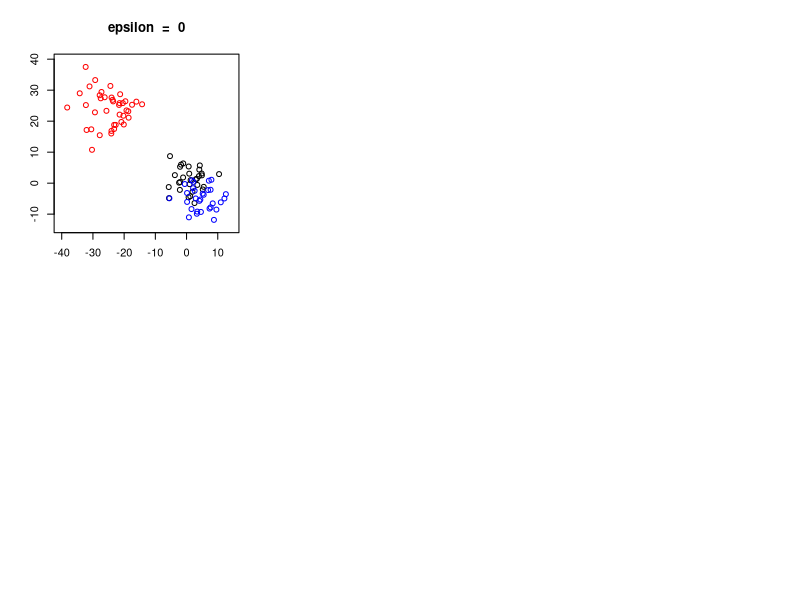

Reproduce this figure in R. (Note: this script raises an error after producing the figure.)

### Simulation 2: Increasing, but identical and diagonal errors
library(MASS)
library(gdata)
library(mclust)

# set sample size
nvec = c(3,3,4) * 10
n = sum(nvec)
p = 2

mu1 = c(1,1)
mu2 = c(5,-5)
mu3 = c(-25,25)

# define cov matrices
  sigma1 = matrix(c(15,-2,-2,15),nrow=2)
  sigma2 = matrix(c(23,3,3,23),nrow=2)
  sigma3 = matrix(c(31,-4,-4,31),nrow=2)


# set error value here:
eps = c(0, 5, 10, 15, 20, 30)

# set error matrix:
err = array(0, dim=c(p, p, length(eps)))
for(i in 1:length(eps)){
  diag(err[,,i]) = eps[i]
}

err.array = array(0, dim=c(p,p,n,length(eps)))
for(i in 1:length(eps)){  
  for(j in 1:n){
    err.array[,,j,i] = err[,,i]
  } 
}


# true membership matrix:
temp = c(rep(c(1,0,0),nvec[1]),rep(c(0,1,0),nvec[2]),rep(c(0,0,1),nvec[3]))
z.ini = z.true = matrix(temp, nrow=n, byrow=TRUE)


my.mcr = mc.mcr = rep(0,length(eps))
my.time = mc.time = list()



par(mfrow=c(2,3))
for(i in 1:length(eps)){  
  # sample from dist:
  set.seed(0)
  s1 = mvrnorm(nvec[1], mu1, (sigma1+err[,,i]))
  s2 = mvrnorm(nvec[2], mu2, (sigma2+err[,,i]))
  s3 = mvrnorm(nvec[3], mu3, (sigma3+err[,,i]))
  
  samp = rbind(s1,s2,s3)
  
  x1 = min(samp[,1])-2
  x2 = max(samp[,1])+2
  y1 = min(samp[,2])-2
  y2 = max(samp[,2])+2
  
  plot(s1,xlim=c(x1,x2),ylim=c(y1,y2),main = paste(expression(epsilon), " = ", eps[i]),xlab="",ylab="")
  points(s2, col="blue")
  points(s3, col="red")  
  
  tmp = proc.time()
  my.class = ME.VVV.err(samp, z.ini, err.array[,,,i])$z
  my.mcr[i] = MCR(my.class, z.true)
  my.time[[i]] = proc.time() - tmp
  
  tmp = proc.time()
  mc.class = meVVV(samp,z.ini)$z
  mc.mcr[i] = MCR(mc.class, z.true)
  mc.time[[i]] = proc.time() - tmp
  
}
par(mfrow=c(1,1))

save(my.mcr, mc.mcr, my.time, mc.time, file="sim2_result.RData")
